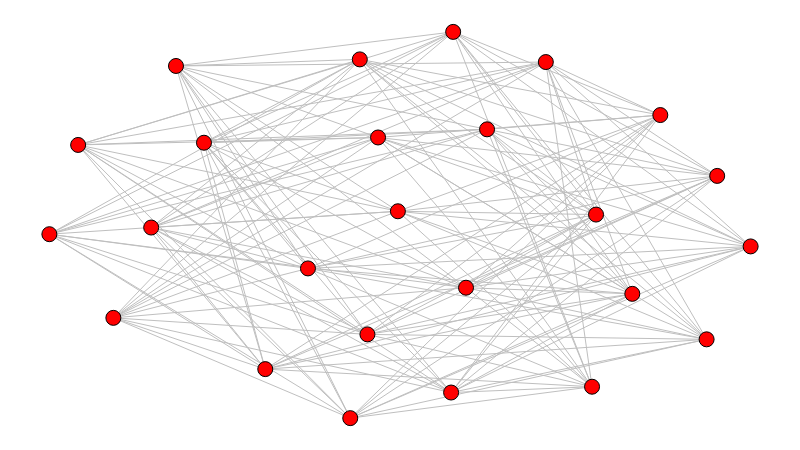

The notebook cell saved with this chart:
### Markdown cell above
Simulação com visualização, quando todos os nós buscam reduzir a restrição de Burt:

### Code cell
def simulate(num_closers):
    g = build_graph()

    set_types(g, num_closers)

    initialize(g)

    while update(g):
        pass

    return g


num_closers = 0

g = simulate(num_closers)

sn.reset_positions(g)

sn.show_graph(g)

### Figure 1 — Plotly figure (JSON) as saved in the notebook; plotly's stock layout.template omitted (floating-point values rounded to 4 significant figures; data arrays with more than 128 entries replaced by an {"elided": "..."} marker saying what was removed)
{"data": [{"hoverinfo": "none", "line": {"color": "rgb(191, 191, 191)", "width": 1}, "mode": "lines", "x": {"elided": "468 float values"}, "y": {"elided": "468 float values"}}, {"hoverinfo": "none", "marker": {"color": "rgb(255, 0, 0)", "line": {"color": "rgb(0, 0, 0)", "width": 1}, "size": 15}, "mode": "markers+text", "text": [], "textfont": {"color": "rgb(255, 255, 255)"}, "textposition": "middle center", "x": [0.7795, 0.3079, 0.9523, 0.8313, 0.708, 0, 0.1805, 0.04102, 0.5941, 0.4427, 0.5729, 0.6241, 0.429, 0.5758, 0.4687, 0.8712, 0.4536, 0.09124, 0.9372, 1, 0.497, 0.3687, 0.7739, 0.2205, 0.1452], "y": [0.527, 0.1269, 0.6271, 0.3217, 0.9219, 0.4762, 0.9117, 0.7072, 0.3376, 0.9288, 0.06626, 0.7477, 0, 1, 0.7266, 0.7847, 0.2168, 0.2596, 0.204, 0.4445, 0.5356, 0.3876, 0.0813, 0.713, 0.4934]}], "layout": {"height": 450, "margin": {"b": 0, "l": 0, "r": 0, "t": 0}, "showlegend": false, "width": 800, "xaxis": {"showgrid": false, "showticklabels": false, "zeroline": false}, "yaxis": {"showgrid": false, "showticklabels": false, "zeroline": false}}}
